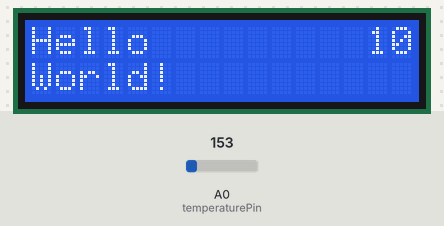
Simulated run of this sketch. Board: Arduino Uno, built with avr-gcc and run on an emulated ATmega328P. Shown: 16×2 character LCD. The inputs (shaded band) are chosen by the test bench; at power-on: A0 (temperaturePin) = 153. What the sketch prints to the serial monitor is not drawn.

Above: at 0.1 s.
At 5.1 s:
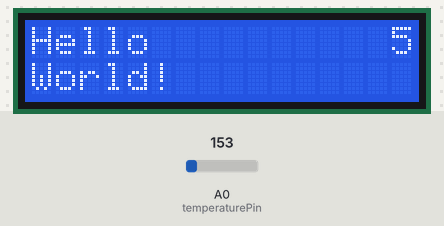
At 11.1 s:
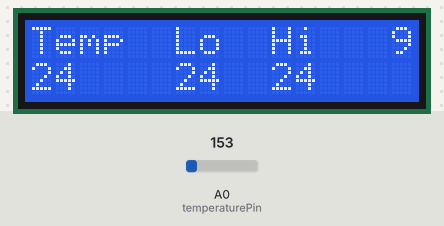
At 20.1 s:
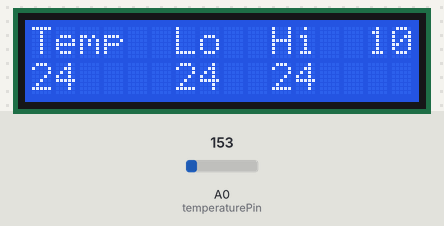
At 28.2 s:
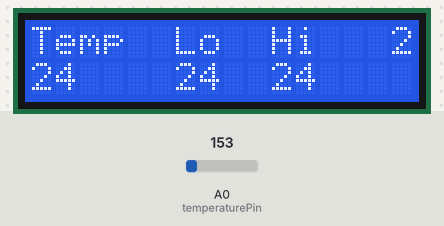
At 39.2 s:
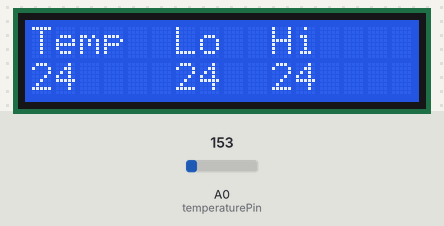

Measured:
- what the display in image 1 shows lasts 1.0 s, from 5.1 s to 6.1 s

The sketch:

avgTemp.ino
```cpp
#include <LiquidCrystal.h>

// initialize the library with the numbers of the interface pins
LiquidCrystal lcd(12, 11, 5, 4, 3, 2);

int temperaturePin = A0;
int samples = 10;
int temperatureArray[10];
int loopCounter = 0;
int allLow = 100;
int allHigh = 0;
int avgTemperature = 0;

void setup() {
  Serial.begin(115200);
  // set up the number of columns and rows on the LCD
  lcd.begin(16, 2);

  // Print a message to the LCD.
  lcd.print("Hello");
  // set the cursor to column 0, line 1
  // line 1 is the second row, since counting begins with 0
  lcd.setCursor(0, 1);
  // print to the second line
  lcd.print("World!");
}

void loop() {
  int temperature = getTemperature();
  if (avgTemperature != 0 && temperature > avgTemperature + 20) {
    Serial.print(" ignored");
    temperature = avgTemperature;
  }
  lcd.setCursor(14, 0);
  if (samples - loopCounter < 10) {
    lcd.print(" ");
  }
  lcd.print(samples - loopCounter);

  temperatureArray[loopCounter] = temperature;
  if (loopCounter == samples - 1) {
    getAvgTemperature();
    updateLcd();
    updateSerial();
    loopCounter = 0;
  } else {
    loopCounter++;
  }
  delay(1000);

}

void updateLcd() {
  lcd.clear();
  lcd.setCursor(0, 0);
  lcd.print("Temp");
  lcd.setCursor(6, 0);
  lcd.print("Lo");
  lcd.setCursor(10, 0);
  lcd.print("Hi");

  lcd.setCursor(0, 1);
  lcd.print(avgTemperature);
  lcd.setCursor(6, 1);
  lcd.print(allLow);
  lcd.setCursor(10, 1);
  lcd.print(allHigh);

}

void updateSerial() {
  Serial.print("Average: ");
  Serial.print(avgTemperature);
  Serial.print(". Low: ");
  Serial.print(allLow);
  Serial.print(". High: ");
  Serial.print(" ");
  Serial.print(allHigh);
  Serial.print(".");
  Serial.println();
}

int getAvgTemperature() {
  int sum = 0;
  for (int i = 0; i < 10; i++) {
    int singleTemp = temperatureArray[i];
    sum += singleTemp;
  }
  avgTemperature = sum / 10;
  allLow = min(allLow, avgTemperature);
  allHigh = max(allHigh, avgTemperature);
}


int getTemperature() {
  int sensorVal = analogRead(temperaturePin);
  float voltage = (sensorVal / 1024.0) * 5.0;
  float temperature = (voltage - .5) * 100;
  Serial.print(temperature);
  Serial.print(" ");
  return temperature;
}
```
